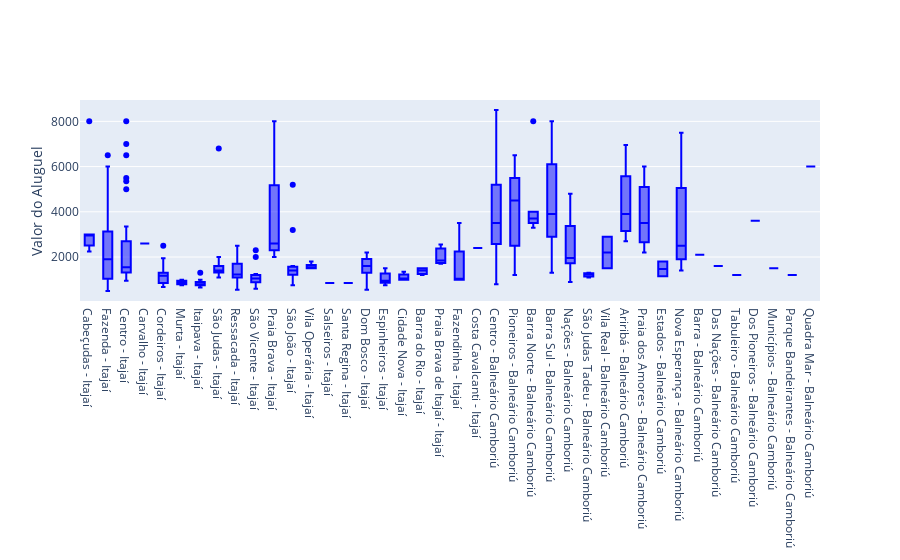

Here is the notebook cell this chart was saved with:
### Code cell
x = df.distrito

trace0 = go.Box(
    y=df.Valor,
    x=x,
    name='kale',
    marker=dict(
        color='blue'
    )
)

data = [trace0]
layout = go.Layout(
    yaxis=dict(
        title='Valor do Aluguel',
        zeroline=False
    ),
    boxmode='group'
)

fig = go.Figure(data=data, layout=layout)
iplot(fig)

### Figure 1 — Plotly figure (JSON) as saved in the notebook; plotly's stock layout.template omitted (floating-point values rounded to 4 significant figures; data arrays with more than 128 entries replaced by an {"elided": "..."} marker saying what was removed)
{"data": [{"marker": {"color": "blue"}, "name": "kale", "type": "box", "x": {"elided": "579 str values"}, "y": {"elided": "579 int values"}}], "layout": {"autosize": true, "boxmode": "group", "xaxis": {"autorange": true, "range": [-0.5, 39.5], "type": "category"}, "yaxis": {"autorange": true, "range": [55.56, 8944.0], "title": {"text": "Valor do Aluguel"}, "type": "linear", "zeroline": false}}}
